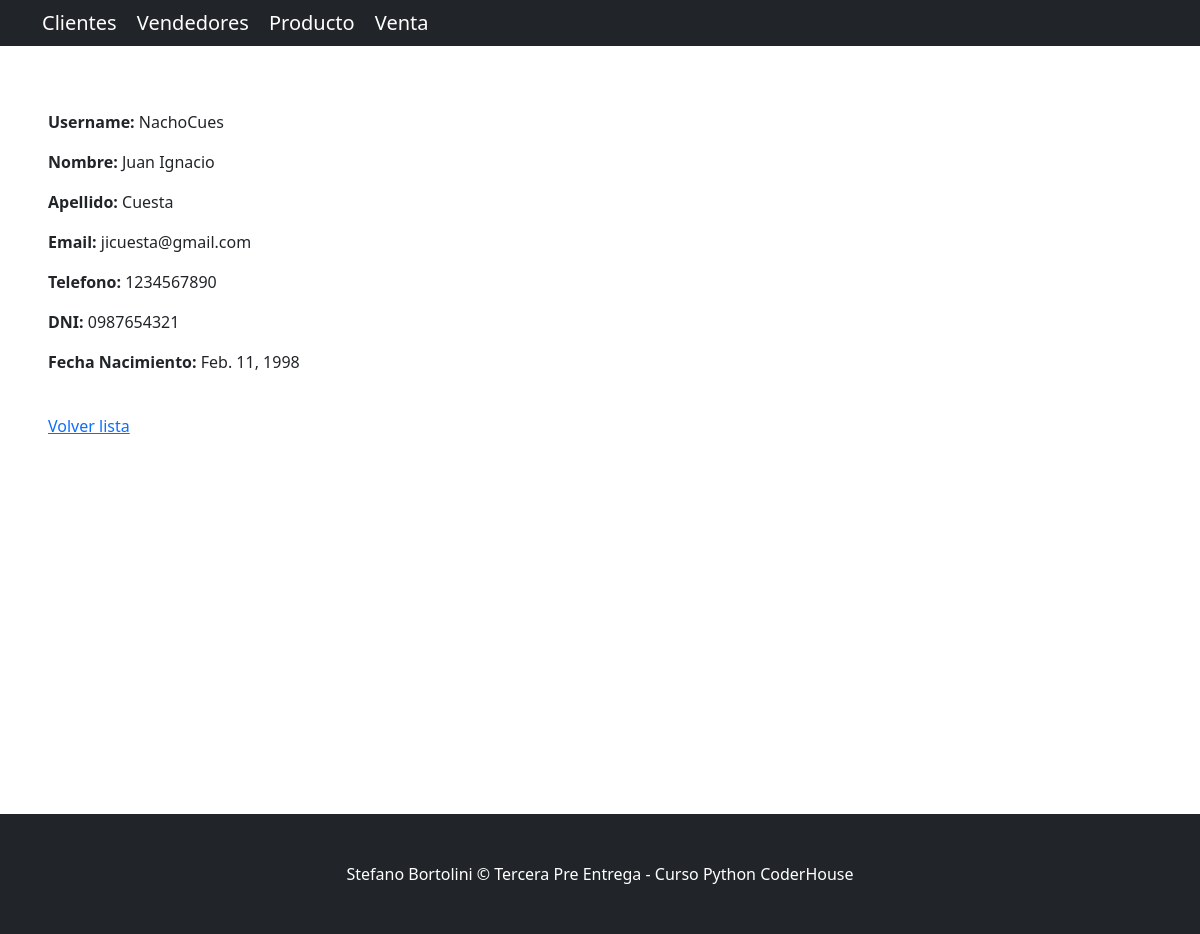
The app's page /AppTerceraPreEntrega/vendedor/2/ with its own data.
### AppTerceraPreEntrega/models.py (models this page shows, shortened)
class Vendedor(models.Model):
    username        = models.CharField(max_length=15)
    nombre          = models.CharField(max_length=256)
    apellido        = models.CharField(max_length=256)
    email           = models.EmailField(blank=True)
    telefono        = models.CharField(max_length=20, blank=True)
    dni             = models.CharField(max_length=32)
    fcha_nacimiento = models.DateField(null=True)

### AppTerceraPreEntrega/views.py (the view)
# urls.py: path('vendedor/<int:pk>/', VendedorDetailView.as_view(), name="ver_vendedor"),
class VendedorDetailView(DetailView):
    model = Vendedor
    success_url = reverse_lazy('lista_vendedor')

### AppTerceraPreEntrega/templates/AppTerceraPreEntrega/vendedor_detail.html
{% extends "base.html" %}
{% block contenido %}
<center>
  <div style='text-align:left'>
    <p>
      <strong>Username:</strong> {{object.username}}
    </p>
    <p>
      <strong>Nombre:</strong> {{object.nombre}}
    </p>
    <p>
      <strong>Apellido:</strong> {{object.apellido}}
    </p>
    <p>
      <strong>Email:</strong> {{object.email}}
    </p>
    <p>
      <strong>Telefono:</strong> {{object.telefono}}
    </p>
    <p>
    <strong>DNI:</strong> {{object.dni}}
    </p>
    <p>
    <strong>Fecha Nacimiento:</strong> {{object.fcha_nacimiento}}
    </p>
  </div>
</center>
<br>
<a href="{% url 'lista_vendedor' %}">Volver lista</a>
{% endblock contenido %}

### records on screen
Vendedor: username "NachoCues", nombre "Juan Ignacio", apellido "Cuesta", email "jicuesta@gmail.com", telefono "1234567890", dni "0987654321", fcha_nacimiento "Feb. 11, 1998"
